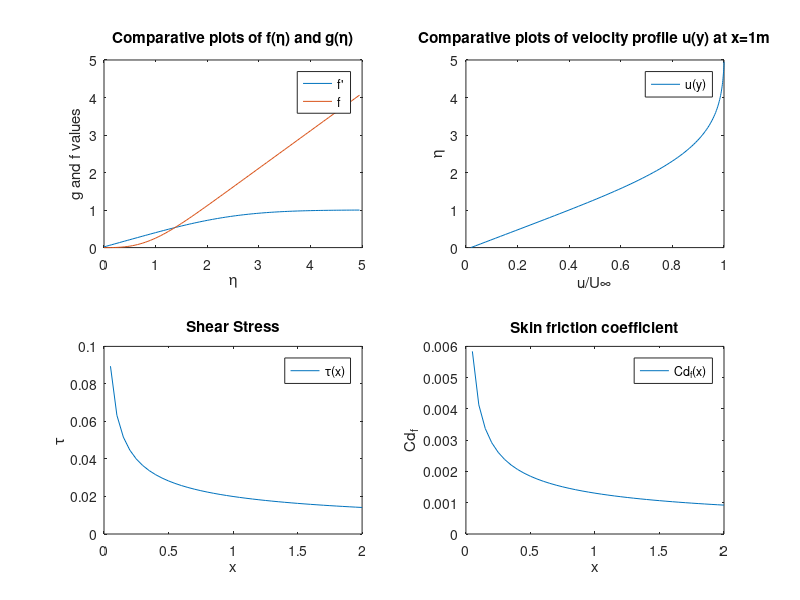

MATLAB code for this plot:
% Date  : 10.3.24
% Author: @eshnr7 (https://github.com/eshnr7)

clear all, close all, clc
%% parameters

% NOTE: 
% Dynamic viscosity, density, and U_infinity are not define as
% parameters, their numerical values are used direct.
%
% the matrix should be this format: [m]*[g_values] = [l]

N = 100;
m = zeros(N);                           % defining a N*N matrix
l = zeros(N, 1);                        % defining l matrix
h = 0:.05:5;                            % defining η and Δη value
r = @(x) x - (1/2)*sqrt(pi)*erf(x);     % this is integral of g funtion, it is taken from Wolfram Alpha
%% loops and calculations
for i = 1:N
    x = h(i);
    f = x - (1/2)*sqrt(pi)*erf(x);      % this equation is the ingtegral of "g = 1 - exp(-x.^2)"
    a = -4;                             % this is taken from using centred fdd numerical method
    if i == N-1
        b = 2 + (f/2)*(h(i+1) - h(i));
        l(N) = -b;                      % please see the left side of the matrix equation on page 5 of the report
    else
        b = 2 + (f/2)*(h(i+1) - h(i));  % this is taken from using centred fdd numerical method
        c = 2 - (f/2)*(h(i+1) - h(i));  % this is taken from using centred fdd numerical method
    end
    for j = 1:N
        if i == j+1
            m(i, j) = c;
        elseif i == j
            m(i, j) = a;
        elseif i == j-1
            m(i, j) = b;
        end
    end

end

g_function = m \ l;             % [g] = [m]^-1*[l]
h = h(1:length(g_function));
r_values = zeros(size(h));
for i = 1:length(h)
    r_values(i) = r(h(i));
end

g_derivative = diff(transpose(g_function)) ./ diff(h);
% g_derivative(1) = 0.3827, this value is used numerically

x_1 = 0:.05:2;                  % defining x label for the shear_stress and c_f

shear_stress = zeros(length(x_1),1);
for i = 1:length(x_1)
    
    shear_stress(i) = 0.02*sqrt(1/x_1(i));
end

c_f = shear_stress/(.5*1.225*25);
%% plotting

subplot(2,2,1)
plot(h, g_function)

hold on
plot(h, r_values)
hold off

legend("f'", "f")
xlabel('η')
ylabel('g and f values')
title('Comparative plots of f(η) and g(η)')

subplot(2,2,2)
plot(g_function, h)
xlabel("u/U∞")
ylabel("η")
legend("u(y)")
title("Comparative plots of velocity profile u(y) at x=1m")

subplot(2,2,3)
h = h(1:length(g_derivative));
plot(x_1, shear_stress)
xlabel("x")
ylabel("τ")
legend("τ(x)")
title("Shear Stress")

subplot(2,2,4)
h = h(1:length(g_derivative));
plot(x_1, c_f)
xlabel("x")
ylabel("Cd_f")
legend("Cd_f(x)")
title("Skin friction coefficient")